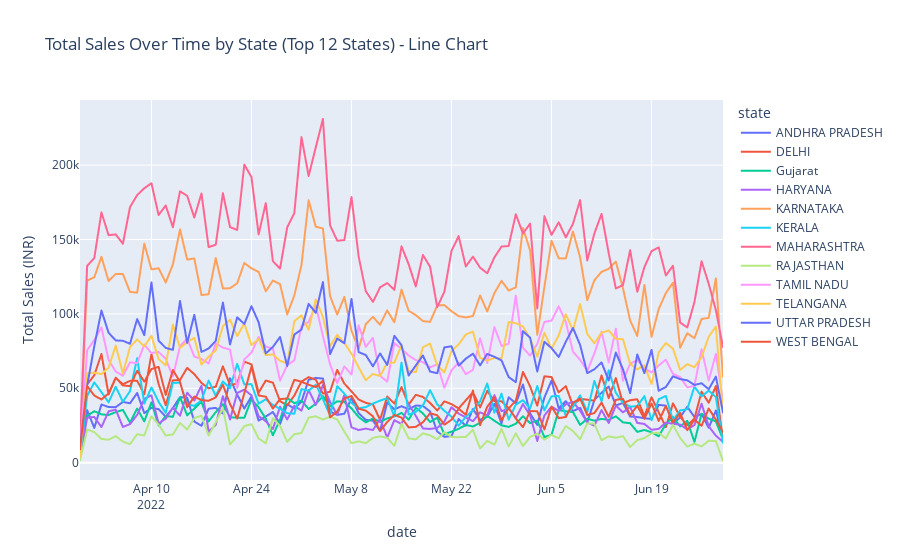

The notebook cell this image was saved under:
### Code cell
import plotly.express as px

top_12_states_by_quantity=statewise_summary.head(12)
# Assuming you have the top_12_states_by_quantity DataFrame
statewise_sales_over_time = amazon[amazon['state'].isin(top_12_states_by_quantity['state'])]
statewise_sales_over_time = statewise_sales_over_time.groupby(['state', 'date'])['orderAmount (INR)'].sum().reset_index()

fig = px.line(statewise_sales_over_time, x='date', y='orderAmount (INR)', color='state',
              title='Total Sales Over Time by State (Top 12 States) - Line Chart', labels={'orderAmount (INR)': 'Total Sales (INR)'})

fig.show()
